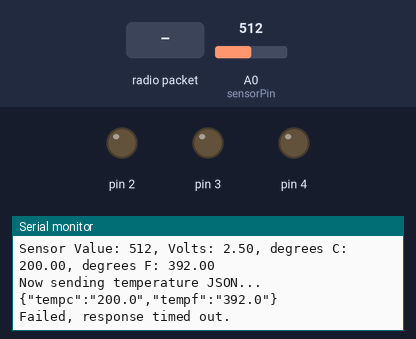
A sketch run on a simulated Arduino Uno, built with avr-gcc and run on an emulated ATmega328P. Shown: output pins drawn as LEDs (lit = HIGH), the last lines printed to the serial monitor. The test bench sets the inputs (shaded band); at power-on: A0 (sensorPin) = 512. No radio packets arrive unless stated.

Above: at 1.2 s.
1.3 s: A0 (sensorPin) set to 122
At 11.6 s:
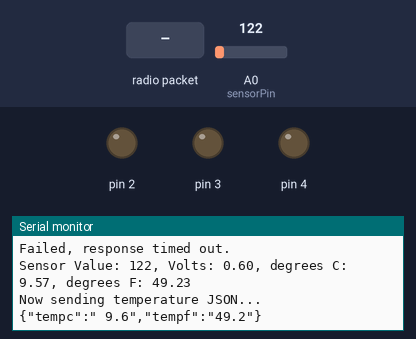
12.6 s: radio packet "1" arrives
At 22.7 s:
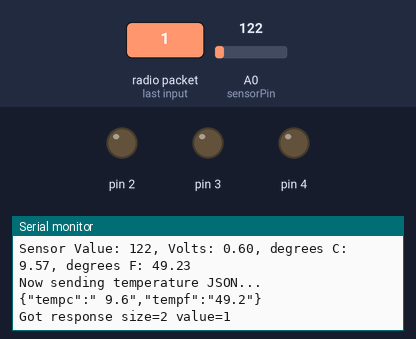

Measured:
- after the input at 1.3 s, the serial monitor: prints a new line after 9.8 s (image 1)
- after the input at 12.6 s, the serial monitor: prints a new line after 9.7 s (image 2)

The sketch:

arduino_send.ino
```cpp
/*
 HarlemSquirrel.github.io
 */

#include <SPI.h>
#include "nRF24L01.h"
#include "RF24.h"

//
// Hardware configuration
//

// Set up nRF24L01 radio on SPI bus plus pins 7 & 8
RF24 radio(7,8);

// Set up temperature sensor
const int sensorPin = A0;
const float baselineTemp = 24.0;

//
// Topology
//

// Radio pipe addresses for the 2 nodes to communicate.
const uint64_t pipes[2] = { 0xF0F0F0F0E1LL, 0xF0F0F0F0D2LL };

//
// Payload
//

//char receive_payload[max_payload_size+1]; // +1 to allow room for a terminating NULL char
char receive_payload[25];

void setup(void)
{
  Serial.begin(9600);

  // Temperature sensor setup
  for(int pinNumber = 2; pinNumber < 5; pinNumber++){
    pinMode(pinNumber, OUTPUT);
    digitalWrite(pinNumber, LOW);
  }

  //
  // Setup and configure rf radio
  //

  radio.begin();

  // enable dynamic payloads
  radio.enableDynamicPayloads();

  // optionally, increase the delay between retries & # of retries
  radio.setRetries(5,15);

  //
  // Open pipes to other nodes for communication
  //

  // This simple sketch opens two pipes for these two nodes to communicate
  // back and forth.
  // Open 'our' pipe for writing
  // Open the 'other' pipe for reading, in position #1 (we can have up to 5 pipes open for reading)

  radio.openWritingPipe(pipes[0]);
  radio.openReadingPipe(1,pipes[1]);

  //
  // Start listening
  //

  radio.startListening();

  //
  // Dump the configuration of the rf unit for debugging
  //

  radio.printDetails();
}

void loop(void)
{
  //
  // Read temperature and send it out.
  //

  int sensorVal = analogRead(sensorPin);

  Serial.print("Sensor Value: ");
  Serial.print(sensorVal);

  // convert the ADC reading to voltage
  float voltage = (sensorVal/1024.0) * 5.0;

  Serial.print(", Volts: ");
  Serial.print(voltage);

  // convert the voltage to temperature in degrees
  float temp_c = (voltage - .5) * 100;

  Serial.print(", degrees C: ");
  Serial.print(temp_c);

  float temp_f = (temp_c * 1.8) + 32.0;

  Serial.print(", degrees F: ");
  Serial.println(temp_f);

  // Build json as char array
  char json[32];
  char temp_c_char[6];
  char temp_f_char[6];
  dtostrf(temp_c,4,1,temp_c_char);
  dtostrf(temp_f,4,1,temp_f_char);
  sprintf(json, "{\"tempc\":\"%s\",\"tempf\":\"%s\"}", temp_c_char, temp_f_char);

  // First, stop listening so we can talk.
  radio.stopListening();

  // Take the time, and send it.  This will block until complete
  Serial.println("Now sending temperature JSON...");
  Serial.println(json);
  radio.write( json, sizeof(json));

  // Now, continue listening
  radio.startListening();

  // Wait here until we get a response, or timeout
  unsigned long started_waiting_at = millis();
  bool timeout = false;
  while ( ! radio.available() && ! timeout )
    if (millis() - started_waiting_at > 1000 )
      timeout = true;

  // Describe the results
  if ( timeout )
  {
    Serial.println(F("Failed, response timed out."));
  }
  else
  {
    // Grab the response, compare, and send to debugging spew
    uint8_t len = radio.getDynamicPayloadSize();

    // If a corrupt dynamic payload is received, it will be flushed
    if(!len){
      return;
    }

    radio.read( receive_payload, len );

    // Put a zero at the end for easy printing
    receive_payload[len] = 0;

    // Spew it
    Serial.print(F("Got response size="));
    Serial.print(len);
    Serial.print(F(" value="));
    Serial.println(receive_payload);
  }

  // Try again 10s later
  delay(10000);
}
```
